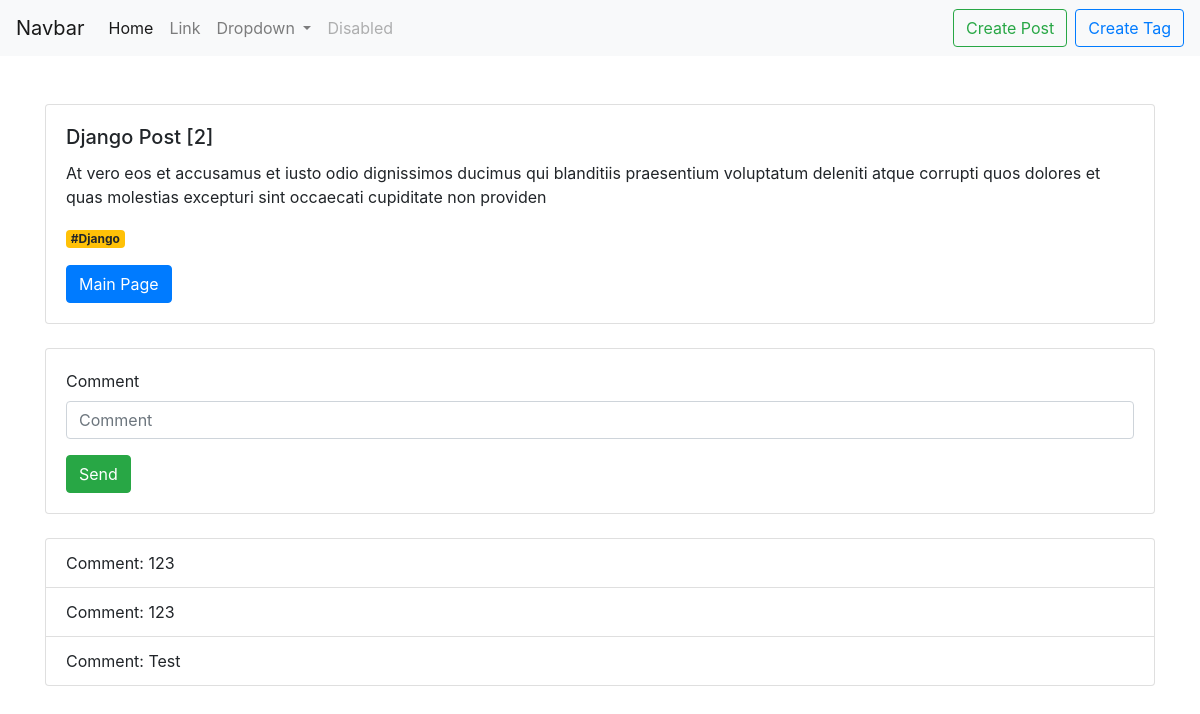
Page /django-2 on the committed database.
### post/models.py (models this page shows, shortened)
class Post(models.Model):
    title = models.CharField(max_length=100)
    body = models.TextField(max_length=500)
    slug = models.CharField(max_length=70, null="True")

class Tag(models.Model):
    name = models.CharField(max_length=20)
    posts = models.ManyToManyField(Post)
    def get_absolute_url(self):
        return reverse('tag_detail', kwargs={'name':self.name})
    def __str__(self):
        return self.name

class Comment(models.Model):
    body = models.CharField(max_length=200)
    post = models.ForeignKey(Post, blank="True", null="True", on_delete=models.CASCADE)
    def __str__(self):
        return self.body

### post/views.py (the view, shortened to what this page needs)
# urls.py: path('<str:slug>', PostDetail.as_view(), name="post_detail"),
class PostDetail(View):
    def get(self, request, slug):
        post = Post.objects.get(slug=slug)
        tags = post.tag_set.all()
        comments = post.comment_set.all()
        form = CommentForm()
        return render(request, 'post/detail.html', context={'post': post, 'comments': comments, 'tags': tags, 'form': form})

### post/forms.py
class CommentForm(forms.ModelForm):
	class Meta:
		model = Comment
		fields = ['body']

### post/templates/post/detail.html (shortened to what this page needs)
{% extends 'base.html' %}
{% block content %}
<div class="container mt-4">
    <div class="row">
        <div class="col-12 mt-4">
            <div class="card">
              <div class="card-body">
                <h5 class="card-title">{{ post.title }}</h5>
                <p class="card-text">{{ post.body }}</p>
                  <p>
                      {% for tag in tags %}
                      <a href="{{ tag.get_absolute_url }}"><span class="badge badge-warning">#{{ tag }}</span></a>
                      {% endfor %}
                  </p>
                <a href="/" class="btn btn-primary">Main Page</a>
              </div>
            </div>
        </div>
    </div>
    <div class="row">
        <div class="col-12 mt-4">
            <div class="card">
                <div class="card-body">
                    <form action="" method="post">
                        <div class="form-group">
                            <label for="body">Comment</label>
                            <input type="text" class="form-control" name="body" id="body" placeholder="Comment">
                        </div>
                        <button type="submit" class="btn btn-success">Send</button>
                    </form>
                </div>
            </div>
            <ul class="list-group mt-4">
            {% for comment in comments %}
                <li class="list-group-item">Comment: {{ comment }}</li>
            {% endfor %}
            </ul>
        </div>
    </div>
</div>
{% endblock %}

### rows in the picture
Post: title "Django Post [2]", body "At vero eos et accusamus et iusto odio dignissimos ducimus qui blanditiis praesentium voluptatum deleniti atque corrupti quos dolores et quas molestias excepturi sint occaecati cupiditate non providen"
Tag: name "Django"
Comment: body "123"
Comment: body "123"
Comment: body "Test"
